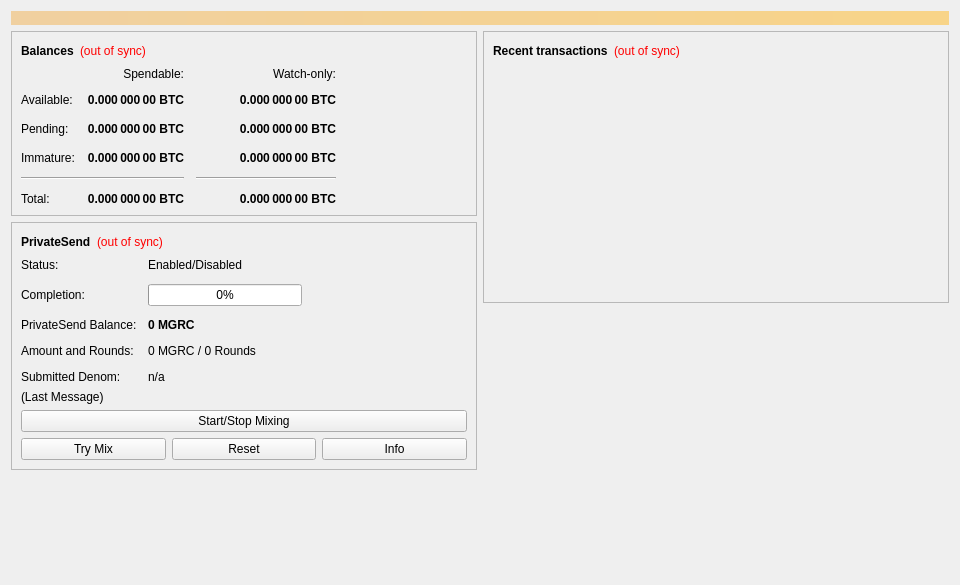
<?xml version="1.0" encoding="UTF-8"?>
<ui version="4.0">
 <class>OverviewPage</class>
 <widget class="QWidget" name="OverviewPage">
  <property name="geometry">
   <rect>
    <x>0</x>
    <y>0</y>
    <width>960</width>
    <height>585</height>
   </rect>
  </property>
  <property name="minimumSize">
   <size>
    <width>960</width>
    <height>0</height>
   </size>
  </property>
  <property name="windowTitle">
   <string>Form</string>
  </property>
  <layout class="QVBoxLayout" name="topLayout">
   <item>
    <widget class="QLabel" name="labelAlerts">
     <property name="visible">
      <bool>false</bool>
     </property>
     <property name="styleSheet">
      <string notr="true">QLabel { background-color: qlineargradient(x1: 0, y1: 0, x2: 1, y2: 0, stop:0 #F0D0A0, stop:1 #F8D488); color:#000000; }</string>
     </property>
     <property name="wordWrap">
      <bool>true</bool>
     </property>
     <property name="margin">
      <number>3</number>
     </property>
     <property name="textInteractionFlags">
      <set>Qt::TextSelectableByMouse</set>
     </property>
    </widget>
   </item>
   <item>
    <layout class="QHBoxLayout" name="horizontalLayout" stretch="1,1">
     <item>
      <layout class="QVBoxLayout" name="verticalLayout_2">
       <item>
        <widget class="QFrame" name="frame">
         <property name="frameShape">
          <enum>QFrame::StyledPanel</enum>
         </property>
         <property name="frameShadow">
          <enum>QFrame::Raised</enum>
         </property>
         <layout class="QVBoxLayout" name="verticalLayout_4">
          <item>
           <layout class="QHBoxLayout" name="horizontalLayout_4">
            <item>
             <widget class="QLabel" name="label_5">
              <property name="font">
               <font>
                <weight>75</weight>
                <bold>true</bold>
               </font>
              </property>
              <property name="text">
               <string>Balances</string>
              </property>
             </widget>
            </item>
            <item>
             <widget class="QLabel" name="labelWalletStatus">
              <property name="toolTip">
               <string>The displayed information may be out of date. Your wallet automatically synchronizes with the Master GRC network after a connection is established, but this process has not completed yet.</string>
              </property>
              <property name="styleSheet">
               <string notr="true">QLabel { color: red; }</string>
              </property>
              <property name="text">
               <string notr="true">(out of sync)</string>
              </property>
              <property name="alignment">
               <set>Qt::AlignLeading|Qt::AlignLeft|Qt::AlignVCenter</set>
              </property>
             </widget>
            </item>
            <item>
             <spacer name="horizontalSpacer_3">
              <property name="orientation">
               <enum>Qt::Horizontal</enum>
              </property>
              <property name="sizeHint" stdset="0">
               <size>
                <width>40</width>
                <height>20</height>
               </size>
              </property>
             </spacer>
            </item>
           </layout>
          </item>
          <item>
           <layout class="QGridLayout" name="gridLayout">
            <property name="spacing">
             <number>12</number>
            </property>
            <item row="2" column="2">
             <widget class="QLabel" name="labelWatchPending">
              <property name="font">
               <font>
                <weight>75</weight>
                <bold>true</bold>
               </font>
              </property>
              <property name="cursor">
               <cursorShape>IBeamCursor</cursorShape>
              </property>
              <property name="toolTip">
               <string>Unconfirmed transactions to watch-only addresses</string>
              </property>
              <property name="text">
               <string notr="true">0.000 000 00 BTC</string>
              </property>
              <property name="alignment">
               <set>Qt::AlignRight|Qt::AlignTrailing|Qt::AlignVCenter</set>
              </property>
              <property name="textInteractionFlags">
               <set>Qt::LinksAccessibleByMouse|Qt::TextSelectableByKeyboard|Qt::TextSelectableByMouse</set>
              </property>
             </widget>
            </item>
            <item row="2" column="1">
             <widget class="QLabel" name="labelUnconfirmed">
              <property name="font">
               <font>
                <weight>75</weight>
                <bold>true</bold>
               </font>
              </property>
              <property name="cursor">
               <cursorShape>IBeamCursor</cursorShape>
              </property>
              <property name="toolTip">
               <string>Total of transactions that have yet to be confirmed, and do not yet count toward the spendable balance</string>
              </property>
              <property name="text">
               <string notr="true">0.000 000 00 BTC</string>
              </property>
              <property name="alignment">
               <set>Qt::AlignRight|Qt::AlignTrailing|Qt::AlignVCenter</set>
              </property>
              <property name="textInteractionFlags">
               <set>Qt::LinksAccessibleByMouse|Qt::TextSelectableByKeyboard|Qt::TextSelectableByMouse</set>
              </property>
             </widget>
            </item>
            <item row="3" column="2">
             <widget class="QLabel" name="labelWatchImmature">
              <property name="font">
               <font>
                <weight>75</weight>
                <bold>true</bold>
               </font>
              </property>
              <property name="cursor">
               <cursorShape>IBeamCursor</cursorShape>
              </property>
              <property name="toolTip">
               <string>Mined balance in watch-only addresses that has not yet matured</string>
              </property>
              <property name="text">
               <string notr="true">0.000 000 00 BTC</string>
              </property>
              <property name="alignment">
               <set>Qt::AlignRight|Qt::AlignTrailing|Qt::AlignVCenter</set>
              </property>
              <property name="textInteractionFlags">
               <set>Qt::LinksAccessibleByMouse|Qt::TextSelectableByKeyboard|Qt::TextSelectableByMouse</set>
              </property>
             </widget>
            </item>
            <item row="4" column="0" colspan="2">
             <widget class="Line" name="lineSpendableBalance">
              <property name="orientation">
               <enum>Qt::Horizontal</enum>
              </property>
             </widget>
            </item>
            <item row="4" column="2">
             <widget class="Line" name="lineWatchBalance">
              <property name="sizePolicy">
               <sizepolicy hsizetype="Preferred" vsizetype="Fixed">
                <horstretch>0</horstretch>
                <verstretch>0</verstretch>
               </sizepolicy>
              </property>
              <property name="minimumSize">
               <size>
                <width>140</width>
                <height>0</height>
               </size>
              </property>
              <property name="orientation">
               <enum>Qt::Horizontal</enum>
              </property>
             </widget>
            </item>
            <item row="5" column="0">
             <widget class="QLabel" name="labelTotalText">
              <property name="text">
               <string>Total:</string>
              </property>
             </widget>
            </item>
            <item row="3" column="1">
             <widget class="QLabel" name="labelImmature">
              <property name="font">
               <font>
                <weight>75</weight>
                <bold>true</bold>
               </font>
              </property>
              <property name="cursor">
               <cursorShape>IBeamCursor</cursorShape>
              </property>
              <property name="toolTip">
               <string>Mined balance that has not yet matured</string>
              </property>
              <property name="text">
               <string notr="true">0.000 000 00 BTC</string>
              </property>
              <property name="alignment">
               <set>Qt::AlignRight|Qt::AlignTrailing|Qt::AlignVCenter</set>
              </property>
              <property name="textInteractionFlags">
               <set>Qt::LinksAccessibleByMouse|Qt::TextSelectableByKeyboard|Qt::TextSelectableByMouse</set>
              </property>
             </widget>
            </item>
            <item row="2" column="3">
             <spacer name="horizontalSpacer_2">
              <property name="orientation">
               <enum>Qt::Horizontal</enum>
              </property>
              <property name="sizeHint" stdset="0">
               <size>
                <width>40</width>
                <height>20</height>
               </size>
              </property>
             </spacer>
            </item>
            <item row="3" column="0">
             <widget class="QLabel" name="labelImmatureText">
              <property name="text">
               <string>Immature:</string>
              </property>
             </widget>
            </item>
            <item row="5" column="1">
             <widget class="QLabel" name="labelTotal">
              <property name="font">
               <font>
                <weight>75</weight>
                <bold>true</bold>
               </font>
              </property>
              <property name="cursor">
               <cursorShape>IBeamCursor</cursorShape>
              </property>
              <property name="toolTip">
               <string>Your current total balance</string>
              </property>
              <property name="text">
               <string notr="true">0.000 000 00 BTC</string>
              </property>
              <property name="alignment">
               <set>Qt::AlignRight|Qt::AlignTrailing|Qt::AlignVCenter</set>
              </property>
              <property name="textInteractionFlags">
               <set>Qt::LinksAccessibleByMouse|Qt::TextSelectableByKeyboard|Qt::TextSelectableByMouse</set>
              </property>
             </widget>
            </item>
            <item row="5" column="2">
             <widget class="QLabel" name="labelWatchTotal">
              <property name="font">
               <font>
                <weight>75</weight>
                <bold>true</bold>
               </font>
              </property>
              <property name="cursor">
               <cursorShape>IBeamCursor</cursorShape>
              </property>
              <property name="toolTip">
               <string>Current total balance in watch-only addresses</string>
              </property>
              <property name="text">
               <string notr="true">0.000 000 00 BTC</string>
              </property>
              <property name="alignment">
               <set>Qt::AlignRight|Qt::AlignTrailing|Qt::AlignVCenter</set>
              </property>
              <property name="textInteractionFlags">
               <set>Qt::LinksAccessibleByMouse|Qt::TextSelectableByKeyboard|Qt::TextSelectableByMouse</set>
              </property>
             </widget>
            </item>
            <item row="0" column="2">
             <widget class="QLabel" name="labelWatchonly">
              <property name="text">
               <string>Watch-only:</string>
              </property>
              <property name="alignment">
               <set>Qt::AlignRight|Qt::AlignTrailing|Qt::AlignVCenter</set>
              </property>
             </widget>
            </item>
            <item row="1" column="0">
             <widget class="QLabel" name="labelBalanceText">
              <property name="text">
               <string>Available:</string>
              </property>
             </widget>
            </item>
            <item row="1" column="1">
             <widget class="QLabel" name="labelBalance">
              <property name="font">
               <font>
                <weight>75</weight>
                <bold>true</bold>
               </font>
              </property>
              <property name="cursor">
               <cursorShape>IBeamCursor</cursorShape>
              </property>
              <property name="toolTip">
               <string>Your current spendable balance</string>
              </property>
              <property name="text">
               <string notr="true">0.000 000 00 BTC</string>
              </property>
              <property name="alignment">
               <set>Qt::AlignRight|Qt::AlignTrailing|Qt::AlignVCenter</set>
              </property>
              <property name="textInteractionFlags">
               <set>Qt::LinksAccessibleByMouse|Qt::TextSelectableByKeyboard|Qt::TextSelectableByMouse</set>
              </property>
             </widget>
            </item>
            <item row="1" column="2">
             <widget class="QLabel" name="labelWatchAvailable">
              <property name="font">
               <font>
                <weight>75</weight>
                <bold>true</bold>
               </font>
              </property>
              <property name="cursor">
               <cursorShape>IBeamCursor</cursorShape>
              </property>
              <property name="toolTip">
               <string>Your current balance in watch-only addresses</string>
              </property>
              <property name="text">
               <string notr="true">0.000 000 00 BTC</string>
              </property>
              <property name="alignment">
               <set>Qt::AlignRight|Qt::AlignTrailing|Qt::AlignVCenter</set>
              </property>
              <property name="textInteractionFlags">
               <set>Qt::LinksAccessibleByMouse|Qt::TextSelectableByKeyboard|Qt::TextSelectableByMouse</set>
              </property>
             </widget>
            </item>
            <item row="2" column="0">
             <widget class="QLabel" name="labelPendingText">
              <property name="text">
               <string>Pending:</string>
              </property>
             </widget>
            </item>
            <item row="0" column="1">
             <widget class="QLabel" name="labelSpendable">
              <property name="text">
               <string>Spendable:</string>
              </property>
              <property name="alignment">
               <set>Qt::AlignRight|Qt::AlignTrailing|Qt::AlignVCenter</set>
              </property>
             </widget>
            </item>
           </layout>
          </item>
         </layout>
        </widget>
       </item>
       <item>
        <widget class="QFrame" name="framePrivateSend">
         <property name="layoutDirection">
          <enum>Qt::LeftToRight</enum>
         </property>
         <property name="frameShape">
          <enum>QFrame::StyledPanel</enum>
         </property>
         <property name="frameShadow">
          <enum>QFrame::Raised</enum>
         </property>
         <layout class="QVBoxLayout" name="VerticalLayout_PS1">
          <item>
           <layout class="QHBoxLayout" name="horizontalLayout_5">
            <item>
             <widget class="QLabel" name="labelPrivateSendHeader">
              <property name="font">
               <font>
                <weight>75</weight>
                <bold>true</bold>
               </font>
              </property>
              <property name="text">
               <string>PrivateSend</string>
              </property>
             </widget>
            </item>
            <item>
             <widget class="QLabel" name="labelPrivateSendSyncStatus">
              <property name="toolTip">
               <string>The displayed information may be out of date. Your wallet automatically synchronizes with the Master GRC network after a connection is established, but this process has not completed yet.</string>
              </property>
              <property name="styleSheet">
               <string notr="true">QLabel { color: red; }</string>
              </property>
              <property name="text">
               <string notr="true">(out of sync)</string>
              </property>
              <property name="alignment">
               <set>Qt::AlignLeading|Qt::AlignLeft|Qt::AlignVCenter</set>
              </property>
             </widget>
            </item>
            <item>
             <spacer name="horizontalSpacer_4">
              <property name="orientation">
               <enum>Qt::Horizontal</enum>
              </property>
              <property name="sizeHint" stdset="0">
               <size>
                <width>40</width>
                <height>20</height>
               </size>
              </property>
             </spacer>
            </item>
           </layout>
          </item>
          <item>
           <layout class="QFormLayout" name="privateSendFormLayout">
            <property name="fieldGrowthPolicy">
             <enum>QFormLayout::AllNonFixedFieldsGrow</enum>
            </property>
            <property name="horizontalSpacing">
             <number>11</number>
            </property>
            <property name="verticalSpacing">
             <number>12</number>
            </property>
            <item row="0" column="0">
             <widget class="QLabel" name="labelPrivateSendEnabledText">
              <property name="text">
               <string>Status:</string>
              </property>
             </widget>
            </item>
            <item row="0" column="1">
             <widget class="QLabel" name="labelPrivateSendEnabled">
              <property name="text">
               <string>Enabled/Disabled</string>
              </property>
             </widget>
            </item>
            <item row="1" column="0">
             <widget class="QLabel" name="labelCompletitionText">
              <property name="text">
               <string>Completion:</string>
              </property>
             </widget>
            </item>
            <item row="1" column="1">
             <widget class="QProgressBar" name="privateSendProgress">
              <property name="maximumSize">
               <size>
                <width>154</width>
                <height>16777215</height>
               </size>
              </property>
              <property name="value">
               <number>0</number>
              </property>
             </widget>
            </item>
            <item row="2" column="0">
             <widget class="QLabel" name="labelAnonymizedText">
              <property name="text">
               <string>PrivateSend Balance:</string>
              </property>
             </widget>
            </item>
            <item row="2" column="1">
             <widget class="QLabel" name="labelAnonymized">
              <property name="font">
               <font>
                <weight>75</weight>
                <bold>true</bold>
               </font>
              </property>
              <property name="text">
               <string notr="true">0 MGRC</string>
              </property>
             </widget>
            </item>
            <item row="3" column="0">
             <widget class="QLabel" name="labelAmountAndRoundsText">
              <property name="text">
               <string>Amount and Rounds:</string>
              </property>
             </widget>
            </item>
            <item row="3" column="1">
             <widget class="QLabel" name="labelAmountRounds">
              <property name="text">
               <string>0 MGRC / 0 Rounds</string>
              </property>
             </widget>
            </item>
            <item row="4" column="0">
             <widget class="QLabel" name="labelSubmittedDenomText">
              <property name="text">
               <string>Submitted Denom:</string>
              </property>
             </widget>
            </item>
            <item row="4" column="1">
             <widget class="QLabel" name="labelSubmittedDenom">
              <property name="toolTip">
               <string>The denominations you submitted to the Masternode.&lt;br&gt;To mix, other users must submit the exact same denominations.</string>
              </property>
              <property name="text">
               <string>n/a</string>
              </property>
             </widget>
            </item>
           </layout>
          </item>
          <item>
           <layout class="QVBoxLayout" name="VerticalLayout_PS">
            <item>
             <widget class="QLabel" name="labelPrivateSendLastMessage">
              <property name="text">
               <string>(Last Message)</string>
              </property>
              <property name="alignment">
               <set>Qt::AlignLeading|Qt::AlignLeft|Qt::AlignTop</set>
              </property>
              <property name="wordWrap">
               <bool>true</bool>
              </property>
             </widget>
            </item>
            <item>
             <widget class="QPushButton" name="togglePrivateSend">
              <property name="sizePolicy">
               <sizepolicy hsizetype="MinimumExpanding" vsizetype="Fixed">
                <horstretch>0</horstretch>
                <verstretch>0</verstretch>
               </sizepolicy>
              </property>
              <property name="text">
               <string>Start/Stop Mixing</string>
              </property>
             </widget>
            </item>
            <item>
             <layout class="QHBoxLayout" name="horizontalLayout_debugbuttons">
              <item>
               <widget class="QPushButton" name="privateSendAuto">
                <property name="sizePolicy">
                 <sizepolicy hsizetype="MinimumExpanding" vsizetype="Fixed">
                  <horstretch>0</horstretch>
                  <verstretch>0</verstretch>
                 </sizepolicy>
                </property>
                <property name="toolTip">
                 <string>Try to manually submit a PrivateSend request.</string>
                </property>
                <property name="text">
                 <string>Try Mix</string>
                </property>
               </widget>
              </item>
              <item>
               <widget class="QPushButton" name="privateSendReset">
                <property name="sizePolicy">
                 <sizepolicy hsizetype="MinimumExpanding" vsizetype="Fixed">
                  <horstretch>0</horstretch>
                  <verstretch>0</verstretch>
                 </sizepolicy>
                </property>
                <property name="toolTip">
                 <string>Reset the current status of PrivateSend (can interrupt PrivateSend if it's in the process of Mixing, which can cost you money!)</string>
                </property>
                <property name="autoFillBackground">
                 <bool>false</bool>
                </property>
                <property name="text">
                 <string>Reset</string>
                </property>
               </widget>
              </item>
              <item>
               <widget class="QPushButton" name="privateSendInfo">
                <property name="sizePolicy">
                 <sizepolicy hsizetype="MinimumExpanding" vsizetype="Fixed">
                  <horstretch>0</horstretch>
                  <verstretch>0</verstretch>
                 </sizepolicy>
                </property>
                <property name="toolTip">
                 <string>Information about PrivateSend and Mixing</string>
                </property>
                <property name="text">
                 <string>Info</string>
                </property>
               </widget>
              </item>
             </layout>
            </item>
           </layout>
          </item>
         </layout>
        </widget>
       </item>
       <item>
        <spacer name="verticalSpacer">
         <property name="orientation">
          <enum>Qt::Vertical</enum>
         </property>
         <property name="sizeHint" stdset="0">
          <size>
           <width>20</width>
           <height>40</height>
          </size>
         </property>
        </spacer>
       </item>
      </layout>
     </item>
     <item>
      <layout class="QVBoxLayout" name="verticalLayout_3">
       <item>
        <widget class="QFrame" name="frame_2">
         <property name="frameShape">
          <enum>QFrame::StyledPanel</enum>
         </property>
         <property name="frameShadow">
          <enum>QFrame::Raised</enum>
         </property>
         <layout class="QVBoxLayout" name="verticalLayout">
          <item>
           <layout class="QHBoxLayout" name="horizontalLayout_2">
            <item>
             <widget class="QLabel" name="label_4">
              <property name="font">
               <font>
                <weight>75</weight>
                <bold>true</bold>
               </font>
              </property>
              <property name="text">
               <string>Recent transactions</string>
              </property>
             </widget>
            </item>
            <item>
             <widget class="QLabel" name="labelTransactionsStatus">
              <property name="toolTip">
               <string>The displayed information may be out of date. Your wallet automatically synchronizes with the Master GRC network after a connection is established, but this process has not completed yet.</string>
              </property>
              <property name="styleSheet">
               <string notr="true">QLabel { color: red; }</string>
              </property>
              <property name="text">
               <string notr="true">(out of sync)</string>
              </property>
              <property name="alignment">
               <set>Qt::AlignLeading|Qt::AlignLeft|Qt::AlignVCenter</set>
              </property>
             </widget>
            </item>
            <item>
             <spacer name="horizontalSpacer">
              <property name="orientation">
               <enum>Qt::Horizontal</enum>
              </property>
              <property name="sizeHint" stdset="0">
               <size>
                <width>40</width>
                <height>20</height>
               </size>
              </property>
             </spacer>
            </item>
           </layout>
          </item>
          <item>
           <widget class="QListView" name="listTransactions">
            <property name="styleSheet">
             <string notr="true">QListView { background: transparent; }</string>
            </property>
            <property name="frameShape">
             <enum>QFrame::NoFrame</enum>
            </property>
            <property name="verticalScrollBarPolicy">
             <enum>Qt::ScrollBarAlwaysOff</enum>
            </property>
            <property name="horizontalScrollBarPolicy">
             <enum>Qt::ScrollBarAlwaysOff</enum>
            </property>
            <property name="selectionMode">
             <enum>QAbstractItemView::NoSelection</enum>
            </property>
           </widget>
          </item>
         </layout>
        </widget>
       </item>
       <item>
        <spacer name="verticalSpacer_2">
         <property name="orientation">
          <enum>Qt::Vertical</enum>
         </property>
         <property name="sizeHint" stdset="0">
          <size>
           <width>20</width>
           <height>40</height>
          </size>
         </property>
        </spacer>
       </item>
      </layout>
     </item>
    </layout>
   </item>
  </layout>
 </widget>
 <resources/>
 <connections/>
</ui>
